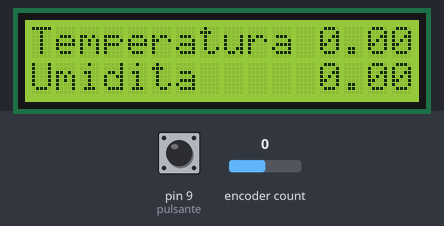
Simulated run of this sketch. Board: Arduino Uno, built with avr-gcc and run on an emulated ATmega328P. Parts: 16×2 character LCD. Inputs (shaded band) come from the test bench; at power-on: pin 9 (pulsante) HIGH, encoder count 0.

Above: at 2.3 s.
2.4 s: pin 9 (pulsante) pulled LOW for 1 s
At 3.8 s:
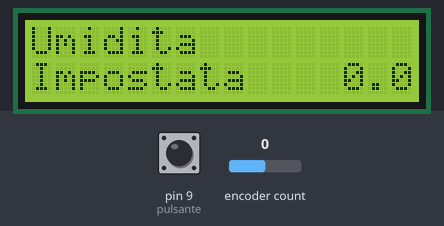
4.9 s: pin 9 (pulsante) pulled LOW for 0.15 s
At 5.9 s:
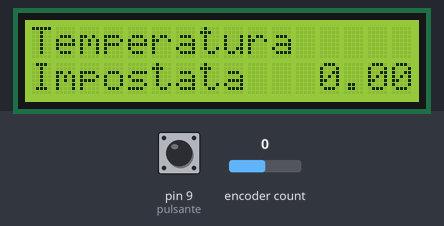
6.6 s: encoder count set to 1
At 7.0 s:
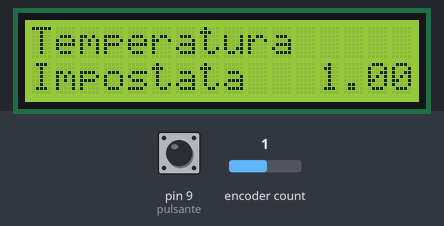
8.1 s: encoder count set to 2
At 9.3 s:
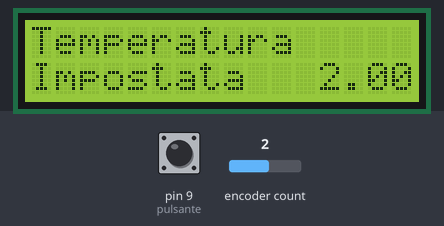
9.6 s: encoder count set to 3
At 10.5 s:
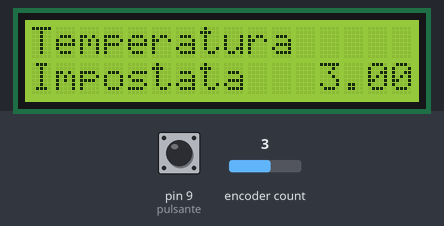
11.1 s: pin 9 (pulsante) pulled LOW for 3.2 s
At 15.4 s:
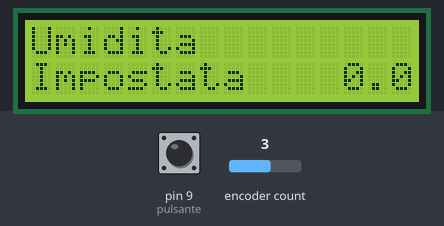
Timing chart, 0 to 16.8 s (numbered marks = the images above; inputs shaded):
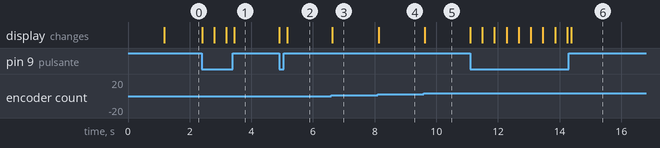

Measured:
- after the input at 2.4 s, the display: first changes at once (image 1 shows a later state)
- after the input at 4.9 s, the display: first changes at once (image 2 shows a later state)
- after the input at 6.6 s, the display: changes at once (image 3)
- after the input at 8.1 s, the display: changes at once (image 4)
- after the input at 9.6 s, the display: changes at once (image 5)
- after the input at 11.1 s, the display: first changes at once (image 6 shows a later state)

The sketch:

sketch_jan09b.ino
```cpp
#include <Wire.h>
#include <LiquidCrystal_I2C.h>
#include <Encoder.h>

#define pulsante 9
#define encoderCLK 5
#define encoderDT 6


Encoder myEnc(encoderCLK,encoderDT);
float t,h;
float T=0;
float U=0;
int pag = 0;
int prev = 0;
float v = 0.0;

LiquidCrystal_I2C lcd(0x27,16,2);  // set the LCD address to 0x27 for a 16 chars and 2 line display


void ENCODER() {
  int newPosition = myEnc.read();
  if (newPosition != prev) {
    if (newPosition < prev ) {
      if (pag == 1) {
      T--;
      }  else if (pag == 2) {
      U--;
      }
      } else {
      if (pag == 1) {
      T++;
      } else if (pag == 2) {
      U++;
      }
      }
      lcd.clear();
      MENU ();
    prev = newPosition;
  }

}


void PULSANTE(){
    if (!digitalRead(pulsante)) {
    pag++;
    lcd.clear();
    delay(100);
    if (pag == 3) {
      pag = 0;
    }
     MENU ();
  }
}


void MENU (){
  if (pag == 0) {
    lcd.setCursor(0, 0);
    lcd.print("Temperatura ");
    lcd.print(t);
    lcd.print("C°");

    lcd.setCursor(0, 1);
    lcd.print("Umidita");
    lcd.setCursor(12, 1);
    lcd.print(h);
    lcd.print("%");


  } else if (pag == 1) {
    lcd.setCursor(0, 0);
    lcd.print("Temperatura");
    lcd.setCursor(0, 1);
    lcd.print("Impostata ");
    lcd.setCursor(12, 1);
    lcd.print(T);
    lcd.print(" C");

  } else if (pag == 2) {
    lcd.setCursor(0, 0);
    lcd.print("Umidita");
    lcd.setCursor(0, 1);
    lcd.print("Impostata  ");
    lcd.setCursor(13, 1);
    lcd.print(U);
    lcd.print("%");
  }
}

void setup()
{
  pinMode(encoderCLK, INPUT);
  pinMode(encoderDT, INPUT);
  pinMode(pulsante, INPUT_PULLUP);
  Serial.begin(9600);
  lcd.init();
  lcd.init();
  lcd.backlight();
  lcd.clear();
  lcd.setCursor(0, 0);
  lcd.print("ACCENSIONE");
  delay(1000);
  lcd.clear();
  MENU ();
}


void loop(){
  ENCODER();
  PULSANTE();
}
```
